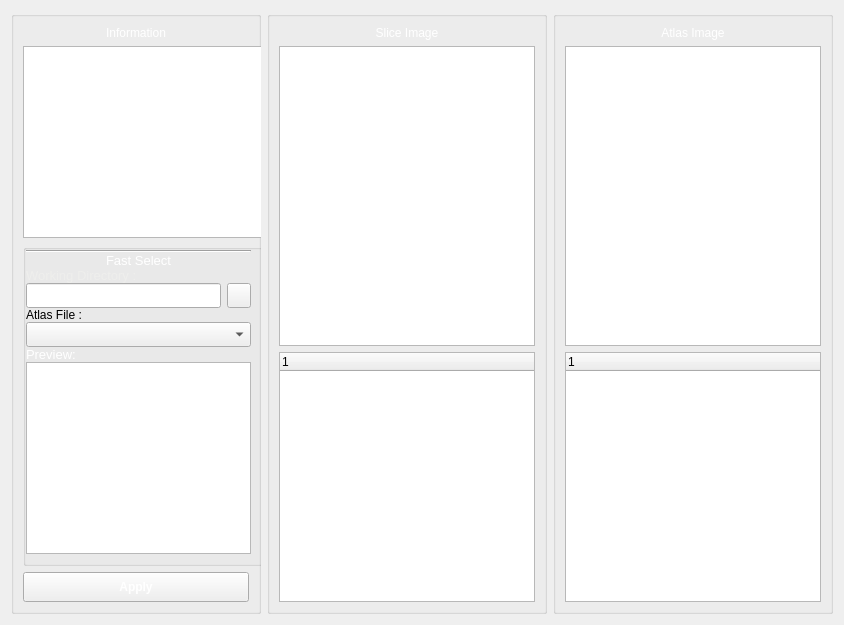
         <widget class="QWidget" name="tabLandmarks">
          <attribute name="title">
           <string>LandMark Detection</string>
          </attribute>
          <layout class="QHBoxLayout" name="horizontalLayout_9">
           <item>
            <widget class="QGroupBox" name="groupBox">
             <property name="maximumSize">
              <size>
               <width>250</width>
               <height>16777215</height>
              </size>
             </property>
             <property name="title">
              <string/>
             </property>
             <layout class="QVBoxLayout" name="verticalLayout_6">
              <item>
               <widget class="QLabel" name="lblLandMarkInfoTitle">
                <property name="text">
                 <string>&lt;html&gt;&lt;head/&gt;&lt;body&gt;&lt;p align=&quot;center&quot;&gt;&lt;span style=&quot; color:#ffffff;&quot;&gt;Information&lt;/span&gt;&lt;/p&gt;&lt;/body&gt;&lt;/html&gt;</string>
                </property>
               </widget>
              </item>
              <item>
               <widget class="QTextBrowser" name="lblLandmarkInfoContent">
                <property name="minimumSize">
                 <size>
                  <width>240</width>
                  <height>0</height>
                 </size>
                </property>
                <property name="maximumSize">
                 <size>
                  <width>240</width>
                  <height>16777215</height>
                 </size>
                </property>
                <property name="html">
                 <string>&lt;!DOCTYPE HTML PUBLIC &quot;-//W3C//DTD HTML 4.0//EN&quot; &quot;http://www.w3.org/TR/REC-html40/strict.dtd&quot;&gt;
&lt;html&gt;&lt;head&gt;&lt;meta name=&quot;qrichtext&quot; content=&quot;1&quot; /&gt;&lt;style type=&quot;text/css&quot;&gt;
p, li { white-space: pre-wrap; }
&lt;/style&gt;&lt;/head&gt;&lt;body style=&quot; font-family:'Ubuntu'; font-size:11pt; font-weight:400; font-style:normal;&quot;&gt;
&lt;p style=&quot; margin-top:0px; margin-bottom:0px; margin-left:0px; margin-right:0px; -qt-block-indent:0; text-indent:0px;&quot;&gt;&lt;span style=&quot; font-size:9pt; font-weight:600; color:#ffffff;&quot;&gt;Atlas to slice Registration:&lt;/span&gt;&lt;/p&gt;
&lt;p style=&quot;-qt-paragraph-type:empty; margin-top:0px; margin-bottom:0px; margin-left:0px; margin-right:0px; -qt-block-indent:0; text-indent:0px; font-size:9pt; color:#ffffff;&quot;&gt;&lt;br /&gt;&lt;/p&gt;
&lt;p style=&quot; margin-top:0px; margin-bottom:0px; margin-left:0px; margin-right:0px; -qt-block-indent:0; text-indent:0px;&quot;&gt;&lt;span style=&quot; font-size:9pt; color:#ffffff;&quot;&gt;1- Choose the atlas number.&lt;/span&gt;&lt;/p&gt;
&lt;p style=&quot;-qt-paragraph-type:empty; margin-top:0px; margin-bottom:0px; margin-left:0px; margin-right:0px; -qt-block-indent:0; text-indent:0px; font-size:9pt; color:#ffffff;&quot;&gt;&lt;br /&gt;&lt;/p&gt;
&lt;p style=&quot; margin-top:0px; margin-bottom:0px; margin-left:0px; margin-right:0px; -qt-block-indent:0; text-indent:0px;&quot;&gt;&lt;span style=&quot; font-size:9pt; color:#ffffff;&quot;&gt;2- Click 'Apply' to display the detected landmarks.&lt;br /&gt;&lt;br /&gt;3- Choose more landmarks.&lt;br /&gt;&lt;br /&gt;4- Press Accept.&lt;/span&gt;&lt;/p&gt;&lt;/body&gt;&lt;/html&gt;</string>
                </property>
               </widget>
              </item>
              <item>
               <widget class="QGroupBox" name="landmarkfastselect">
                <property name="minimumSize">
                 <size>
                  <width>240</width>
                  <height>300</height>
                 </size>
                </property>
                <property name="maximumSize">
                 <size>
                  <width>250</width>
                  <height>16777215</height>
                 </size>
                </property>
                <property name="title">
                 <string/>
                </property>
                <layout class="QGridLayout" name="gridLayout_7">
                 <property name="leftMargin">
                  <number>0</number>
                 </property>
                 <property name="topMargin">
                  <number>0</number>
                 </property>
                 <property name="verticalSpacing">
                  <number>0</number>
                 </property>
                 <item row="9" column="0" colspan="3">
                  <widget class="QComboBox" name="cmbSelectImage">
                   <property name="minimumSize">
                    <size>
                     <width>0</width>
                     <height>25</height>
                    </size>
                   </property>
                  </widget>
                 </item>
                 <item row="0" column="0" rowspan="2" colspan="3">
                  <widget class="Line" name="line_3">
                   <property name="orientation">
                    <enum>Qt::Horizontal</enum>
                   </property>
                  </widget>
                 </item>
                 <item row="2" column="0" colspan="3">
                  <widget class="QLabel" name="label_27">
                   <property name="text">
                    <string>&lt;html&gt;&lt;head/&gt;&lt;body&gt;&lt;p&gt;&lt;span style=&quot; font-size:10pt; color:#ffffff;&quot;&gt;Fast Select&lt;/span&gt;&lt;/p&gt;&lt;/body&gt;&lt;/html&gt;</string>
                   </property>
                   <property name="alignment">
                    <set>Qt::AlignCenter</set>
                   </property>
                  </widget>
                 </item>
                 <item row="7" column="0" colspan="2">
                  <widget class="QLineEdit" name="txtbrowse">
                   <property name="minimumSize">
                    <size>
                     <width>0</width>
                     <height>25</height>
                    </size>
                   </property>
                   <property name="readOnly">
                    <bool>true</bool>
                   </property>
                  </widget>
                 </item>
                 <item row="7" column="2">
                  <widget class="QToolButton" name="btnBrowseImage">
                   <property name="minimumSize">
                    <size>
                     <width>0</width>
                     <height>25</height>
                    </size>
                   </property>
                   <property name="styleSheet">
                    <string notr="true">#btnApply{
color:#fff;
font-size:12px;
font-weight:bold;}</string>
                   </property>
                   <property name="text">
                    <string/>
                   </property>
                   <property name="icon">
                    <iconset resource="../src/resource.qrc">
                     <normaloff>:/newPrefix/Icons/browse.svg</normaloff>:/newPrefix/Icons/browse.svg</iconset>
                   </property>
                   <property name="iconSize">
                    <size>
                     <width>16</width>
                     <height>16</height>
                    </size>
                   </property>
                  </widget>
                 </item>
                 <item row="6" column="0">
                  <widget class="QLabel" name="label_28">
                   <property name="text">
                    <string>&lt;html&gt;&lt;head/&gt;&lt;body&gt;&lt;p&gt;&lt;span style=&quot; font-size:10pt; color:#eeeeec;&quot;&gt;Working Directory :&lt;/span&gt;&lt;/p&gt;&lt;/body&gt;&lt;/html&gt;</string>
                   </property>
                  </widget>
                 </item>
                 <item row="11" column="0" colspan="3">
                  <widget class="PhotoViewer" name="atlasPreview">
                   <property name="minimumSize">
                    <size>
                     <width>0</width>
                     <height>150</height>
                    </size>
                   </property>
                  </widget>
                 </item>
                 <item row="10" column="0" colspan="2">
                  <widget class="QLabel" name="label_30">
                   <property name="text">
                    <string>&lt;html&gt;&lt;head/&gt;&lt;body&gt;&lt;p&gt;&lt;span style=&quot; font-size:10pt; color:#ffffff;&quot;&gt;Preview:&lt;/span&gt;&lt;/p&gt;&lt;/body&gt;&lt;/html&gt;</string>
                   </property>
                  </widget>
                 </item>
                 <item row="8" column="0" colspan="2">
                  <widget class="QLabel" name="label_29">
                   <property name="text">
                    <string>&lt;html&gt;&lt;head/&gt;&lt;body&gt;&lt;p&gt;&lt;span style=&quot; font-size:10pt; color:#ffffff;&quot;&gt;Atlas File :&lt;/span&gt;&lt;/p&gt;&lt;/body&gt;&lt;/html&gt;</string>
                   </property>
                  </widget>
                 </item>
                </layout>
               </widget>
              </item>
              <item>
               <widget class="QToolButton" name="btnAutoDetect">
                <property name="minimumSize">
                 <size>
                  <width>0</width>
                  <height>30</height>
                 </size>
                </property>
                <property name="maximumSize">
                 <size>
                  <width>240</width>
                  <height>16777215</height>
                 </size>
                </property>
                <property name="styleSheet">
                 <string notr="true">#btnAutoDetect{
color:#fff;
font-size:12px;
font-weight:bold;}</string>
                </property>
                <property name="text">
                 <string>Apply</string>
                </property>
               </widget>
              </item>
             </layout>
            </widget>
           </item>
           <item>
            <widget class="QGroupBox" name="groupBox_6">
             <property name="title">
              <string/>
             </property>
             <layout class="QVBoxLayout" name="verticalLayout">
              <item>
               <widget class="QLabel" name="lblLandmark">
                <property name="text">
                 <string>&lt;html&gt;&lt;head/&gt;&lt;body&gt;&lt;p align=&quot;center&quot;&gt;&lt;span style=&quot; color:#ffffff;&quot;&gt;Slice Image&lt;/span&gt;&lt;/p&gt;&lt;/body&gt;&lt;/html&gt;</string>
                </property>
               </widget>
              </item>
              <item>
               <widget class="PhotoViewer" name="attlasViewFrist">
                <property name="minimumSize">
                 <size>
                  <width>0</width>
                  <height>250</height>
                 </size>
                </property>
               </widget>
              </item>
              <item>
               <widget class="QTreeWidget" name="attlasListFrist">
                <property name="minimumSize">
                 <size>
                  <width>0</width>
                  <height>200</height>
                 </size>
                </property>
                <property name="maximumSize">
                 <size>
                  <width>16777215</width>
                  <height>250</height>
                 </size>
                </property>
                <column>
                 <property name="text">
                  <string notr="true">1</string>
                 </property>
                </column>
               </widget>
              </item>
             </layout>
            </widget>
           </item>
           <item>
            <widget class="QGroupBox" name="groupBox_7">
             <property name="title">
              <string/>
             </property>
             <layout class="QVBoxLayout" name="verticalLayout_11">
              <item>
               <widget class="QLabel" name="lblLandmarkAtlas">
                <property name="text">
                 <string>&lt;html&gt;&lt;head/&gt;&lt;body&gt;&lt;p align=&quot;center&quot;&gt;&lt;span style=&quot; color:#ffffff;&quot;&gt;Atlas Image&lt;/span&gt;&lt;/p&gt;&lt;/body&gt;&lt;/html&gt;</string>
                </property>
               </widget>
              </item>
              <item>
               <widget class="PhotoViewer" name="attlasViewSecond">
                <property name="minimumSize">
                 <size>
                  <width>0</width>
                  <height>250</height>
                 </size>
                </property>
               </widget>
              </item>
              <item>
               <widget class="QTreeWidget" name="attlasListSecond">
                <property name="minimumSize">
                 <size>
                  <width>0</width>
                  <height>200</height>
                 </size>
                </property>
                <property name="maximumSize">
                 <size>
                  <width>16777215</width>
                  <height>250</height>
                 </size>
                </property>
                <column>
                 <property name="text">
                  <string notr="true">1</string>
                 </property>
                </column>
               </widget>
              </item>
             </layout>
            </widget>
           </item>
          </layout>
         </widget>
